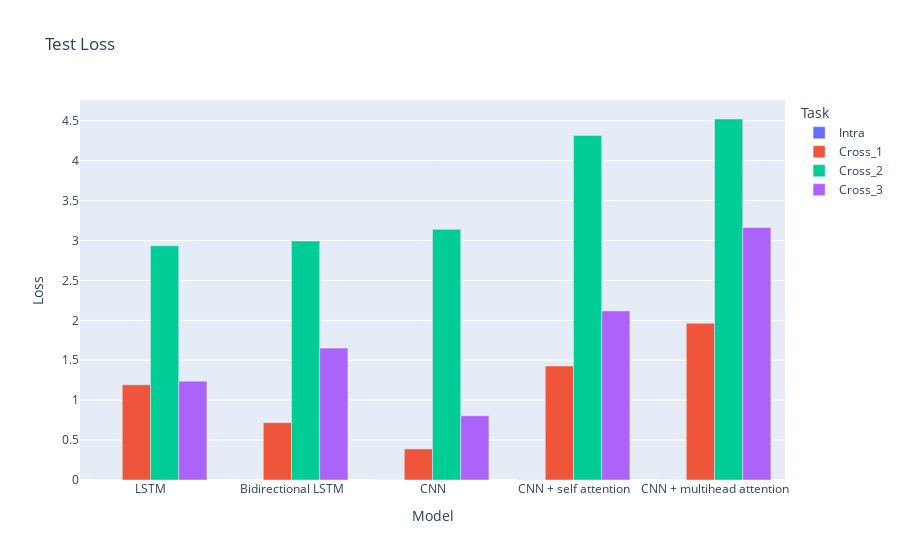

The notebook cell this image was saved under:
### Code cell
fig = go.Figure()

fig = px.bar(
    results_df,
    x="Model",
    y="Loss",
    color="Task",
    barmode="group",
    title="Test Loss"
)
fig.show()

### Figure 1 — Plotly figure (JSON) as saved in the notebook; plotly's stock layout.template omitted (floating-point values rounded to 4 significant figures)
{"data": [{"alignmentgroup": "True", "hovertemplate": "Task=Intra<br>Model=%{x}<br>Loss=%{y}<extra></extra>", "legendgroup": "Intra", "marker": {"color": "#636efa", "pattern": {"shape": ""}}, "name": "Intra", "offsetgroup": "Intra", "orientation": "v", "showlegend": true, "textposition": "auto", "type": "bar", "x": ["LSTM", "Bidirectional LSTM", "CNN", "CNN + self attention", "CNN + multihead attention"], "xaxis": "x", "y": [0.0003488, 1.195e-05, 0.001463, 0.001732, 0.0008367], "yaxis": "y"}, {"alignmentgroup": "True", "hovertemplate": "Task=Cross_1<br>Model=%{x}<br>Loss=%{y}<extra></extra>", "legendgroup": "Cross_1", "marker": {"color": "#EF553B", "pattern": {"shape": ""}}, "name": "Cross_1", "offsetgroup": "Cross_1", "orientation": "v", "showlegend": true, "textposition": "auto", "type": "bar", "x": ["LSTM", "Bidirectional LSTM", "CNN", "CNN + self attention", "CNN + multihead attention"], "xaxis": "x", "y": [1.193, 0.7184, 0.3894, 1.427, 1.964], "yaxis": "y"}, {"alignmentgroup": "True", "hovertemplate": "Task=Cross_2<br>Model=%{x}<br>Loss=%{y}<extra></extra>", "legendgroup": "Cross_2", "marker": {"color": "#00cc96", "pattern": {"shape": ""}}, "name": "Cross_2", "offsetgroup": "Cross_2", "orientation": "v", "showlegend": true, "textposition": "auto", "type": "bar", "x": ["LSTM", "Bidirectional LSTM", "CNN", "CNN + self attention", "CNN + multihead attention"], "xaxis": "x", "y": [2.933, 2.995, 3.14, 4.317, 4.523], "yaxis": "y"}, {"alignmentgroup": "True", "hovertemplate": "Task=Cross_3<br>Model=%{x}<br>Loss=%{y}<extra></extra>", "legendgroup": "Cross_3", "marker": {"color": "#ab63fa", "pattern": {"shape": ""}}, "name": "Cross_3", "offsetgroup": "Cross_3", "orientation": "v", "showlegend": true, "textposition": "auto", "type": "bar", "x": ["LSTM", "Bidirectional LSTM", "CNN", "CNN + self attention", "CNN + multihead attention"], "xaxis": "x", "y": [1.238, 1.652, 0.8045, 2.118, 3.163], "yaxis": "y"}], "layout": {"barmode": "group", "legend": {"title": {"text": "Task"}, "tracegroupgap": 0}, "title": {"text": "Test Loss"}, "xaxis": {"anchor": "y", "domain": [0, 1], "title": {"text": "Model"}}, "yaxis": {"anchor": "x", "domain": [0, 1], "title": {"text": "Loss"}}}}
